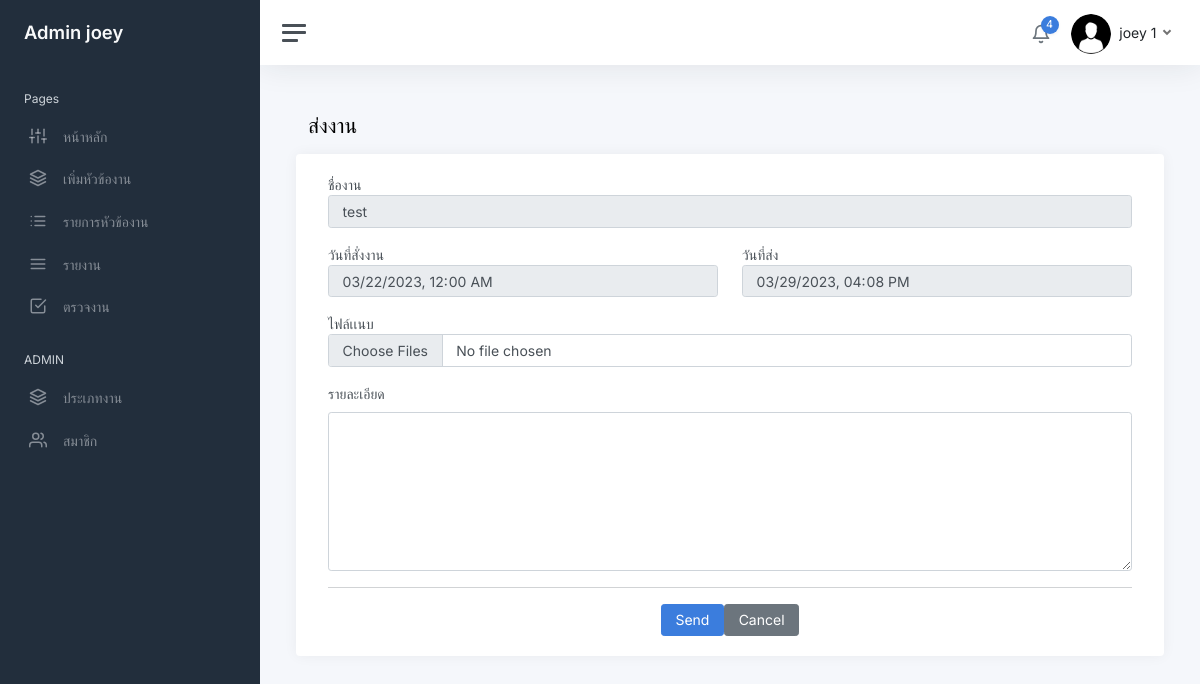
The page /send_task.php?task_id=66003 (signed in) on the database its author committed.
### tables this page shows
CREATE TABLE `user` (
  `user_id` int(11) NOT NULL,
  `firstname` varchar(200) NOT NULL,
  `lastname` varchar(200) NOT NULL,
  `email` varchar(200) NOT NULL,
  `password` varchar(255) NOT NULL,
  `role_id` int(30) NOT NULL,
  `avatar` varchar(255) NOT NULL,
  `date_created` timestamp NOT NULL DEFAULT current_timestamp() ON UPDATE current_timestamp()
);

CREATE TABLE `task_list` (
  `task_id` int(30) NOT NULL,
  `name_tasklist` varchar(255) NOT NULL,
  `description_task` varchar(200) NOT NULL,
  `status_task` tinyint(2) NOT NULL,
  `strat_date_task` datetime NOT NULL,
  `end_date_task` datetime NOT NULL,
  `project_id` int(30) NOT NULL,
  `user_id` int(30) NOT NULL,
  `progress_task` float NOT NULL
);

### send_task.php (the view, shortened to what this page needs)
<?php
 include 'connect.php';
 $date = date ("Y-m-d H:i");
 if (isset($_GET['task_id'])){
        $taskid =  $_REQUEST['task_id'];
        $project_id= $_REQUEST['project_id'];
        $stmttask = $db->prepare("SELECT *  ,concat(firstname,' ',lastname) as name  FROM task_list natural JOIN user  WHERE task_id = :id");
        $stmttask->bindParam(":id", $taskid);
        $stmttask->execute();
        $stmttaskrrow = $stmttask->fetch(PDO::FETCH_ASSOC);
    }
?>
<!DOCTYPE html>
<html lang="en">
    <form action="proc.php" method="post" class="form-horizontal" enctype="multipart/form-data">
    <?php include 'head.php'?>
    <body>
    <?php include "sidebar.php"?>
		<main class="content">
				<div class="container-fluid p-0">
					<h1 class="h3 mb-3">ส่งงาน</h1>
				</div>
					<div class="row">
						<div class="card">
							<div class="card-body">
								<div class="row">
                                <div class="col-md-12">
                        <div class="mb-3">
                            <label for="" class="control-label">ชื่องาน</label>
                            <input type="text" name="taskname" class="form-control" value="<?php echo $stmttaskrrow['name_tasklist']?> " disabled>
                        </div>
                    </div>
                    <div class="col-md-6">
                        <div class="mb-3">
                            <label for="" class="control-label">วันที่สั่งงาน</label>
                            <input type="datetime-local" class="form-control" autocomplete="off" name="start_date" min="<?php echo $stmttaskrrow['strat_date_task'] ?>" value="<?php echo $stmttaskrrow['strat_date_task']?>" disabled >
                        </div>
                    </div>
                    <div class="col-md-6">
                        <div class="mb-3">
                            <label for="" class="control-label">วันที่ส่ง</label>
                            <input type="datetime-local" class="form-control"   autocomplete="off"   value="<?php echo $date; ?>" disabled>
                        </div>
                    </div>
                    <div class="col-md-12" >
                        <div class="mb-3">
                                <div class="form-group">
                                    <label for="" class="control-label">ไฟล์เเนบ</label>
                                    <input type="file" name="files[]" class="form-control streched-link" accept=".pdf, .jpg, .jpeg, .png, .docx, .pptx, .xlsx" multiple>
                                </div>
                    </div>
                    <div class="justify-content-center">
                            <label for="exampleFormControlTextarea1" class="form-label">รายละเอียด</label>
                            <textarea class="form-control" name="text_comment" id="exampleFormControlTextarea1" rows="7"></textarea>
                        </div>
                        <hr>
                        <div class="col-lg-12 text-right justify-content-center d-flex">
                            <button class="btn btn-primary " name ="edittask" onclick="send_task('<?php echo $taskid ?>','<?php echo $project_id?>','<?php echo $stmttaskrrow['progress_task'] ?>','<?php echo $user_id ?>');">Send</button>
                            <a href="view_project.php?view_id=<?php echo $project_id?>" class="btn btn-secondary" type="button"  >Cancel</a>
                        </div>
                    </div>
								</div>
							</div>
						</div>
					</div>
			</main>
	</form>
    </body>
</html>

### sidebar.php (shortened to what this page needs)
<?php include "head.php"?>
<?php
            if (isset($_SESSION['user_login'])) {
                $user_id = $_SESSION['user_login'];
			 	$sql = "SELECT * FROM user AS u  natural JOIN position  WHERE u.user_id = $user_id ";
				$stmt = $db->prepare($sql);
                $stmt->execute();
                $row = $stmt->fetch(PDO::FETCH_ASSOC);
				$imageURL = 'img/avatars/'.$row['avatar'];
            }
			$level = $row['level'];
?>
<div class="wrapper">
		<nav id="sidebar" class="sidebar js-sidebar">
			<div class="sidebar-content js-simplebar">
				<a class="sidebar-brand" href="index.php">
				<?php if($level ==  1): ?>
				<span class="align-middle">Admin <?php echo $row['firstname'] ?></span>
				<?php else: ?>
					<span class="align-middle">user <?php echo $row['firstname'] ?></span>
					<?php endif; ?>
				</a>
				<ul class="sidebar-nav">
					<li class="sidebar-header">
						Pages
					</li>
					<li class="sidebar-item">
						<a class="sidebar-link" href="index.php">
              <i class="align-middle" data-feather="sliders"></i> <span class="align-middle">หน้าหลัก</span>
            </a>
					</li>
					<?php if($level != 5 ): ?>
					<li class="sidebar-item">
						<a data-bs-target="#maps" data-bs-toggle="collapse" class="sidebar-link collapsed" aria-expanded="false">
							<i class="align-middle" data-feather="layers"></i>
							 <span class="align-middle">
								เพิ่มหัวข้องาน
							</span>
						</a>
					</li>
					<?php endif; ?>
					<li class="sidebar-item">
						<a data-bs-target="#project_list" data-bs-toggle="collapse" class="sidebar-link collapsed" aria-expanded="false">
							<i class="align-middle" data-feather="list"></i>
							 <span class="align-middle">
							 รายการหัวข้องาน
							</span>
						</a>
					</li>
					 <li class="sidebar-item">
						<a class="sidebar-link" href="report.php">
              <i class="align-middle" data-feather="menu"></i> <span class="align-middle">รายงาน</span>
            </a>
					</li>
					<?php if($level != 5): ?>
					<li class="sidebar-item">
						<a class="sidebar-link" href="checktask_list.php">
              <i class="align-middle" data-feather="check-square"></i> <span class="align-middle">ตรวจงาน</span>
            </a>
			<?php endif; ?>
					</li>
					<?php if($level == 1 ): ?>
					<li class="sidebar-header">
						ADMIN
					</li>
					<?php elseif($level == 2): ?>
					<li class="sidebar-header">
						USER
					</li>
					<?php endif; ?>
					<?php if($level <=2): ?>
					<li class="sidebar-item">
						<a data-bs-target="#่jobtype" data-bs-toggle="collapse" class="sidebar-link collapsed" aria-expanded="false">
							<i class="align-middle" data-feather="layers"></i>
							 <span class="align-middle">
								ประเภทงาน
							</span>
						</a>
					</li>
					<li class="sidebar-item">
						<a data-bs-target="#user" data-bs-toggle="collapse" class="sidebar-link collapsed" aria-expanded="false">
							<i class="align-middle" data-feather="users"></i>
							 <span class="align-middle">
								สมาชิก
							</span>
						</a>
					</li>
					<?php endif; ?>
				</ul>
			</div>
		</nav>
		<div class="main">
			<nav class="navbar navbar-expand navbar-light navbar-bg">
				<a class="sidebar-toggle js-sidebar-toggle">
          <i class="hamburger align-self-center"></i>
        </a>
				<div class="navbar-collapse collapse">
					<ul class="navbar-nav navbar-align">
						<li class="nav-item dropdown">
							<a class="nav-icon dropdown-toggle" href="#" id="alertsDropdown" data-bs-toggle="dropdown">
								<div class="position-relative">
									<i class="align-middle" data-feather="bell"></i>
									<span class="indicator">4</span>
								</div>
							</a>
						</li>
						<li class="nav-item dropdown">
							<a class="nav-link dropdown-toggle d-none d-sm-inline-block" href="#" data-bs-toggle="dropdown">
                	<img src="<?php echo $imageURL ?>" class="avatar rounded-circle rounded me-1" alt="" > <span class="text-dark"> <?php echo $row['firstname'] . ' ' . $row['lastname'] ?></span>
              </a>
						</li>
					</ul>
				</div>
			</nav>

### css/multi_select.css (style rules this page uses)
body { font-family: 'Courier New', Courier, monospace; font-size: 14px; }

### rows shown on the page
user: firstname "joey", avatar (picture), lastname "1"
task_list: taskname "test", start_date "03/22/2023 00:00"
